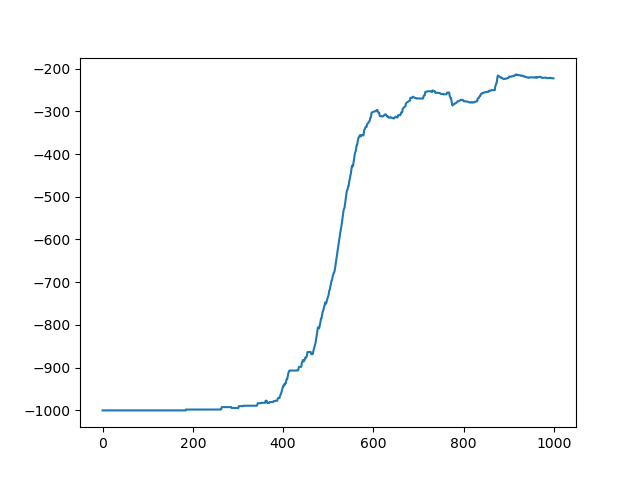

Source code (Python):
import gymnasium as gym
import numpy as np
import matplotlib.pyplot as plt
import pickle

def run(episodes, is_training=True, render=False):

    # render_mode='human' to enable graph visible, but make training slowly
    env = gym.make('MountainCar-v0', render_mode='human' if render else None)

    # Box([-1.2  -0.07], [0.6  0.07], (2,), float32)
    # print(env.observation_space)
    # Divide position and velocity into segments
    # split position and velocity, take 20 scale points evenly
    # pos_space，vel_space store the bin edges
    pos_space = np.linspace(env.observation_space.low[0], env.observation_space.high[0], 20)
    vel_space = np.linspace(env.observation_space.low[1], env.observation_space.high[1], 20)

    if(is_training):
        # env.action_space.n represent 3 action, to left, to right, stay still
        # q[i][j][z] represents at position i execute z with speed j
        q = np.zeros((len(pos_space), len(vel_space), env.action_space.n))
    else:
        f = open('mountain_car.pkl', 'rb')
        q = pickle.load(f)
        f.close()
    # A learning rate of 0.2 leads to more stable and smoother convergence,
    # while a learning rate of 0.9 causes faster but highly unstable learning with significant oscillations.
    learning_rate_a = 0.9
    discount_factor_g = 0.9

    # 100% random actions
    epsilon = 1
    epsilon_decay_rate = 2/episodes
    rng = np.random.default_rng()

    rewards_per_episode = np.zeros(episodes)

    for i in range(episodes):
        # Starting position, starting velocity
        state = env.reset()[0]

        state_p = np.digitize(state[0], pos_space)
        state_v = np.digitize(state[1], vel_space)

        terminated = False

        rewards=0

        while(not terminated and rewards>-1000):

            if is_training and rng.random() < epsilon:
                action = env.action_space.sample()
            else:
                # q[state_p, state_v, :]
                # [-7.22658067 -5.09462109 -5.7260531 ] represents the Q of each action,
                # so in this example, index 0 has the max Q, so take action 0 is best choice.
                action = np.argmax(q[state_p, state_v, :])

            new_state,reward,terminated,_,_ = env.step(action)
            new_state_p = np.digitize(new_state[0], pos_space)
            new_state_v = np.digitize(new_state[1], vel_space)

            if is_training:
                # r+γ max Q(s′,a) − Q(s,a)
                q[state_p, state_v, action] = q[state_p, state_v, action] + learning_rate_a * (
                    reward + discount_factor_g*np.max(q[new_state_p, new_state_v,:]) - q[state_p, state_v, action]
                )

            state_p = new_state_p
            state_v = new_state_v

            rewards+=reward


        print("Episode: {}, Reward: {}".format(i, rewards))

        epsilon = max(epsilon - epsilon_decay_rate, 0)

        rewards_per_episode[i] = rewards

    env.close()

    # Save Q table to file
    if is_training:
        f = open('mountain_car.pkl', 'wb')
        pickle.dump(q, f)
        f.close()

    mean_rewards = np.zeros(episodes)
    for t in range(episodes):
        mean_rewards[t] = np.mean(rewards_per_episode[max(0, t-100):(t+1)])
    plt.plot(mean_rewards)
    plt.savefig(f'mountain_car.png')


    rewards = rewards_per_episode
    window = 200

    # 计算滑动平均
    moving_avg = np.convolve(
        rewards,
        np.ones(window) / window,
        mode='valid'
    )

    plt.figure(figsize=(10, 5))


    plt.plot(rewards, color='steelblue', alpha=0.3, label='reward per episode')


    plt.plot(
        range(window - 1, len(rewards)),
        moving_avg,
        color='red',
        linewidth=2,
        label=f'average reward over the last {window} episodes'
    )

    plt.xlabel('Episode #')
    plt.ylabel('Total Reward')
    plt.title('Episode Reward History')
    plt.legend()
    plt.grid(True)
    plt.show()

if __name__ == '__main__':
    run(1000, is_training=True, render=False)

    # run(1000, is_training=False, render=True)
